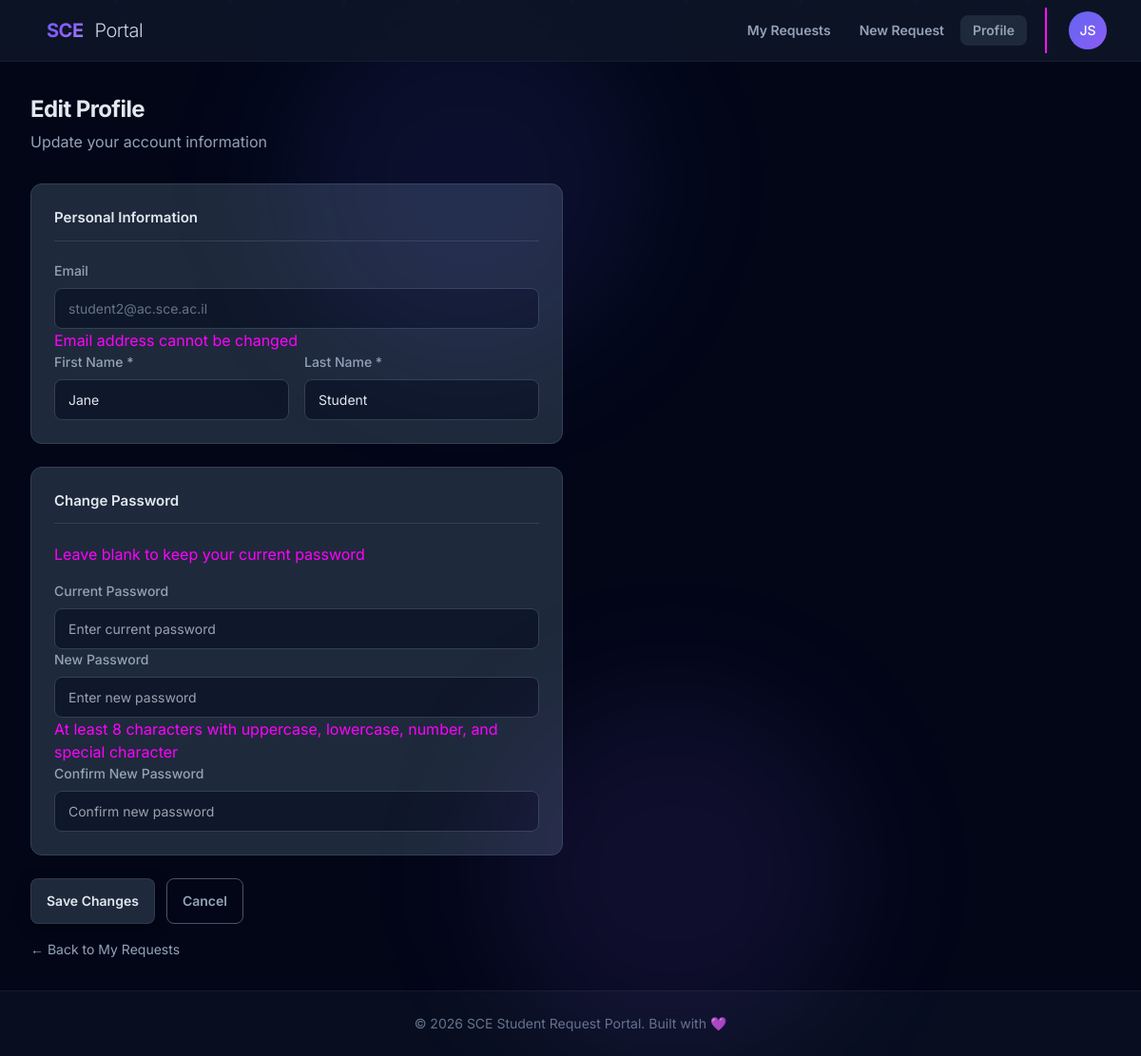
The app's page /students/profile/ (signed in) with its own data.
### core/models.py (models this page shows, shortened)
class User(AbstractUser):
    ROLE_STUDENT = 'student'
    ROLE_SECRETARY = 'secretary'
    ROLE_LECTURER = 'lecturer'
    ROLE_HEAD_OF_DEPT = 'head_of_dept'
    ROLE_ADMIN = 'admin'
    ROLE_CHOICES = [
        (ROLE_STUDENT, 'Student'),
        (ROLE_SECRETARY, 'Secretary'),
        (ROLE_LECTURER, 'Lecturer'),
        (ROLE_HEAD_OF_DEPT, 'Head of Department'),
        (ROLE_ADMIN, 'Administrator'),
    ]
    email = models.EmailField(
        unique=True,
        validators=[EmailValidator(), validate_sce_email],
    )
    role = models.CharField(
        max_length=20,
        choices=ROLE_CHOICES,
        default=ROLE_STUDENT,
    )
    department = models.CharField(
        max_length=100,
        blank=True,
        null=True,
    )
    degree = models.ForeignKey(
        'requests_unified.Degree',
        on_delete=models.SET_NULL,
        null=True,
        blank=True,
        related_name='students',
        help_text="The degree program the student is enrolled in."
    )
    student_id = models.CharField(
        max_length=32,
        unique=True,
        blank=True,
        null=True,
        help_text="Student ID as provided by the institution.",
    )
    employee_id = models.CharField(
        max_length=32,
        unique=True,
        blank=True,
        null=True,
        help_text="Employee ID for staff and lecturers.",
    )
    USERNAME_FIELD = 'email'
    REQUIRED_FIELDS = ['username', 'first_name', 'last_name']
    groups = models.ManyToManyField(
        'auth.Group',
        verbose_name='groups',
        blank=True,
        help_text='The groups this user belongs to.',
        related_name='core_user_set',
        related_query_name='core_user',
    )
    user_permissions = models.ManyToManyField(
        'auth.Permission',
        verbose_name='user permissions',
        blank=True,
        help_text='Specific permissions for this user.',
        related_name='core_user_set',
        related_query_name='core_user',
    )

### students/views.py (the view)
    def wrapper(request, *args, **kwargs):
        if not request.user.is_authenticated:
            return redirect('login')
        if request.user.role != User.ROLE_STUDENT:
            messages.error(request, "Access denied. Student account required.")
            return redirect('redirect_to_dashboard')
        return view_func(request, *args, **kwargs)

### students/views.py (called while the page is built, shortened)
def student_required(view_func):
    def wrapper(request, *args, **kwargs):
        if not request.user.is_authenticated:
            return redirect('login')
        if request.user.role != User.ROLE_STUDENT:
            messages.error(request, "Access denied. Student account required.")
            return redirect('redirect_to_dashboard')
        return view_func(request, *args, **kwargs)
    return wrapper

@login_required
@student_required
def profile_edit(request: HttpRequest) -> HttpResponse:
    user = request.user
    return render(request, "students/profile_edit.html")

### templates/students/profile_edit.html (shortened to what this page needs)
{% extends "base.html" %}
{% block content %}
<div class="page-header">
    <h1 class="page-title">Edit Profile</h1>
    <p class="page-subtitle">Update your account information</p>
</div>
<div class="form-container">
    <form method="post">
        <div class="form-section">
            <div class="section-title">Personal Information</div>
            <div class="form-group">
                <label class="form-label">Email</label>
                <input type="email" class="form-control disabled-field" value="{{ user.email }}" disabled>
                <p class="form-hint">Email address cannot be changed</p>
            </div>
            <div class="form-row">
                <div class="form-group">
                    <label class="form-label" for="first_name">First Name *</label>
                    <input type="text" name="first_name" id="first_name" class="form-control" value="{{ user.first_name }}" required>
                </div>
                <div class="form-group">
                    <label class="form-label" for="last_name">Last Name *</label>
                    <input type="text" name="last_name" id="last_name" class="form-control" value="{{ user.last_name }}" required>
                </div>
            </div>
        </div>
        <div class="form-section">
            <div class="section-title">Change Password</div>
            <p class="form-hint" style="margin-bottom: 1rem;">Leave blank to keep your current password</p>
            <div class="form-group">
                <label class="form-label" for="current_password">Current Password</label>
                <input type="password" name="current_password" id="current_password" class="form-control" placeholder="Enter current password">
            </div>
            <div class="form-group">
                <label class="form-label" for="new_password">New Password</label>
                <input type="password" name="new_password" id="new_password" class="form-control" placeholder="Enter new password">
                <p class="form-hint">At least 8 characters with uppercase, lowercase, number, and special character</p>
            </div>
            <div class="form-group">
                <label class="form-label" for="confirm_password">Confirm New Password</label>
                <input type="password" name="confirm_password" id="confirm_password" class="form-control" placeholder="Confirm new password">
            </div>
        </div>
        <div class="form-actions">
            <button type="submit" class="btn btn-primary">Save Changes</button>
            <a href="{% url 'students:dashboard' %}" class="btn btn-outline">Cancel</a>
        </div>
    </form>
    <a href="{% url 'students:dashboard' %}" class="back-link">← Back to My Requests</a>
</div>
{% endblock %}

### templates/base.html (shortened to what this page needs)
<!DOCTYPE html>
<html lang="en" data-theme="dark">
<head>
    <link href="https://cdn.jsdelivr.net/npm/daisyui@4.4.19/dist/full.min.css" rel="stylesheet" type="text/css" />
    <script src="https://cdn.tailwindcss.com"></script>
    <link href="https://unpkg.com/aos@2.3.1/dist/aos.css" rel="stylesheet">
</head>
<body class="min-h-screen bg-slate-950 font-sans antialiased">
    <div class="fixed inset-0 pointer-events-none overflow-hidden">
        <div class="absolute top-0 left-1/4 w-96 h-96 bg-indigo-500/10 rounded-full blur-3xl breathe"></div>
        <div class="absolute bottom-0 right-1/4 w-96 h-96 bg-violet-500/10 rounded-full blur-3xl breathe" style="animation-delay: -2s;"></div>
    </div>
    <div class="particles">
    </div>
    <nav class="navbar bg-slate-900/80 backdrop-blur-xl border-b border-slate-800/50 sticky top-0 z-50 px-4 lg:px-8">
        <div class="flex-1">
            <a href="{% url 'core:home' %}" class="btn btn-ghost text-xl font-bold tracking-tight">
                <span class="gradient-text">SCE</span>
                <span class="text-slate-300 font-light ml-1">Portal</span>
            </a>
        </div>
        {% if user.is_authenticated %}
        <div class="flex-none gap-2">
            <div class="hidden md:flex gap-1">
                {% if user.role == 'admin' or user.is_superuser %}
                    <a href="{% url 'management:dashboard' %}" class="btn btn-ghost btn-sm {% if request.resolver_match.url_name == 'dashboard' and request.resolver_match.namespace == 'management' %}bg-slate-800{% endif %}">Dashboard</a>
                    <a href="{% url 'management:user_list' %}" class="btn btn-ghost btn-sm {% if request.resolver_match.url_name == 'user_list' %}bg-slate-800{% endif %}">Users</a>
                    <a href="{% url 'management:degree_list' %}" class="btn btn-ghost btn-sm {% if request.resolver_match.url_name == 'degree_list' %}bg-slate-800{% endif %}">Degrees</a>
                    <a href="{% url 'management:course_list' %}" class="btn btn-ghost btn-sm {% if request.resolver_match.url_name == 'course_list' %}bg-slate-800{% endif %}">Courses</a>
                {% elif user.role == 'student' %}
                    <a href="{% url 'students:dashboard' %}" class="btn btn-ghost btn-sm {% if request.resolver_match.url_name == 'dashboard' %}bg-slate-800{% endif %}">My Requests</a>
                    <a href="{% url 'students:submit_request' %}" class="btn btn-ghost btn-sm {% if request.resolver_match.url_name == 'submit_request' %}bg-slate-800{% endif %}">New Request</a>
                    <a href="{% url 'students:profile_edit' %}" class="btn btn-ghost btn-sm {% if request.resolver_match.url_name == 'profile_edit' %}bg-slate-800{% endif %}">Profile</a>
                {% elif user.role == 'lecturer' %}
                    <a href="{% url 'lecturers:dashboard' %}" class="btn btn-ghost btn-sm {% if request.resolver_match.url_name == 'dashboard' %}bg-slate-800{% endif %}">Dashboard</a>
                {% endif %}
            </div>
            <div class="divider divider-horizontal mx-1 hidden md:flex"></div>
            <div class="dropdown dropdown-end">
                <div tabindex="0" role="button" class="btn btn-ghost btn-circle avatar placeholder">
                    <div class="bg-gradient-to-br from-indigo-500 to-violet-500 text-white rounded-full w-10">
                        <span class="text-sm font-medium">{{ user.first_name|slice:":1" }}{{ user.last_name|slice:":1" }}</span>
                    </div>
                </div>
            </div>
        </div>
        {% else %}
        <div class="flex-none gap-2">
            <a href="{% url 'core:login' %}" class="btn btn-ghost btn-sm">Sign In</a>
            <a href="{% url 'core:signup' %}" class="btn btn-primary btn-sm">Get Started</a>
        </div>
        {% endif %}
    </nav>
    <main class="container mx-auto px-4 lg:px-8 py-8 max-w-7xl">
        {% block content %}{% endblock %}
    </main>
    <footer class="footer footer-center p-6 bg-slate-900/50 text-slate-500 border-t border-slate-800/50 mt-auto">
        <div>
            <p class="text-sm">© 2026 SCE Student Request Portal. Built with 💜</p>
        </div>
    </footer>
</body>
</html>

### templates/base.html (style rules this page uses)
[data-theme="dark"] { --b1: 15 23 42; --b2: 30 41 59; --b3: 51 65 85; --bc: 241 245 249; --p: 99 102 241; --pf: 79 70 229; --pc: 255 255 255; --s: 100 116 139; --sf: 71 85 105; --sc: 255 255 255; --a: 129 140 248; --af: 99 102 241; --ac: 255 255 255; --n: 51 65 85; --nf: 71 85 105; --nc: 241 245 249; --su: 56 189 248; --wa: 251 191 36; --er: 239 68 68; --in: 59 130 246; --rounded-box: 1rem; --rounded-btn: 0.5rem; --rounded-badge: 1.9rem; --animation-btn: 0.25s; --animation-input: 0.2s; --btn-focus-scale: 0.98; }
:root { --color-text: #e2e8f0; --color-text-secondary: #94a3b8; --color-text-muted: #64748b; --color-bg: #0f172a; --color-card: #1e293b; --color-border: #334155; --color-border-dark: #475569; --color-accent: #818cf8; --color-success: #22d3ee; --color-warning: #fbbf24; --color-error: #f87171; --color-info: #60a5fa; --color-error-bg: rgba(248, 113, 113, 0.1); --radius: 0.5rem; --radius-lg: 0.75rem; --shadow: 0 4px 6px -1px rgba(0, 0, 0, 0.3); }
.btn-primary { background-color: rgb(30, 41, 59) !important; border: 1px solid rgba(148, 163, 184, 0.15) !important; color: rgb(226, 232, 240) !important; box-shadow: 0 4px 15px rgba(0, 0, 0, 0.4); }
.btn-ghost { color: rgb(148, 163, 184) !important; }
.btn-outline { border-color: rgb(71, 85, 105) !important; color: rgb(148, 163, 184) !important; background-color: transparent !important; }
.gradient-text { background: linear-gradient(135deg, #6366f1 0%, #8b5cf6 50%, #a78bfa 100%); -webkit-background-clip: text; -webkit-text-fill-color: transparent; background-clip: text; }
* { transition-property: background-color, border-color, color, fill, stroke, opacity, box-shadow, transform; transition-timing-function: cubic-bezier(0.4, 0, 0.2, 1); transition-duration: 150ms; }
.form-control { background: var(--color-bg); border: 1px solid var(--color-border); border-radius: var(--radius); padding: 0.625rem 0.875rem; color: var(--color-text); font-size: 0.875rem; width: 100%; }
.form-label { font-size: 0.875rem; font-weight: 500; color: var(--color-text-secondary); margin-bottom: 0.5rem; display: block; }
.breathe { animation: breathe 4s ease-in-out infinite; }
.particles { position: fixed; inset: 0; pointer-events: none; overflow: hidden; }

### templates/students/profile_edit.html (style rules this page uses)
.page-header { margin-bottom: 2rem; }
.page-title { font-size: 1.5rem; font-weight: 700; color: var(--color-text); letter-spacing: -0.025em; }
.page-subtitle { color: var(--color-text-secondary); margin-top: 0.25rem; }
.form-container { max-width: 560px; }
.form-section { background: var(--color-card); border: 1px solid var(--color-border); border-radius: var(--radius-lg); padding: 1.5rem; margin-bottom: 1.5rem; }
.section-title { font-size: 0.9375rem; font-weight: 600; color: var(--color-text); margin-bottom: 1.25rem; padding-bottom: 0.75rem; border-bottom: 1px solid var(--color-border); }
.form-row { display: grid; grid-template-columns: 1fr 1fr; gap: 1rem; }
.disabled-field { background: var(--color-bg); color: var(--color-text-muted); cursor: not-allowed; }
.form-actions { display: flex; gap: 0.75rem; }
.back-link { display: inline-block; margin-top: 1rem; font-size: 0.875rem; color: var(--color-text-secondary); text-decoration: none; }

### records on screen
User: first_name "J", last_name "S", email "student2@ac.sce.ac.il", first_name "Jane", last_name "Student"
